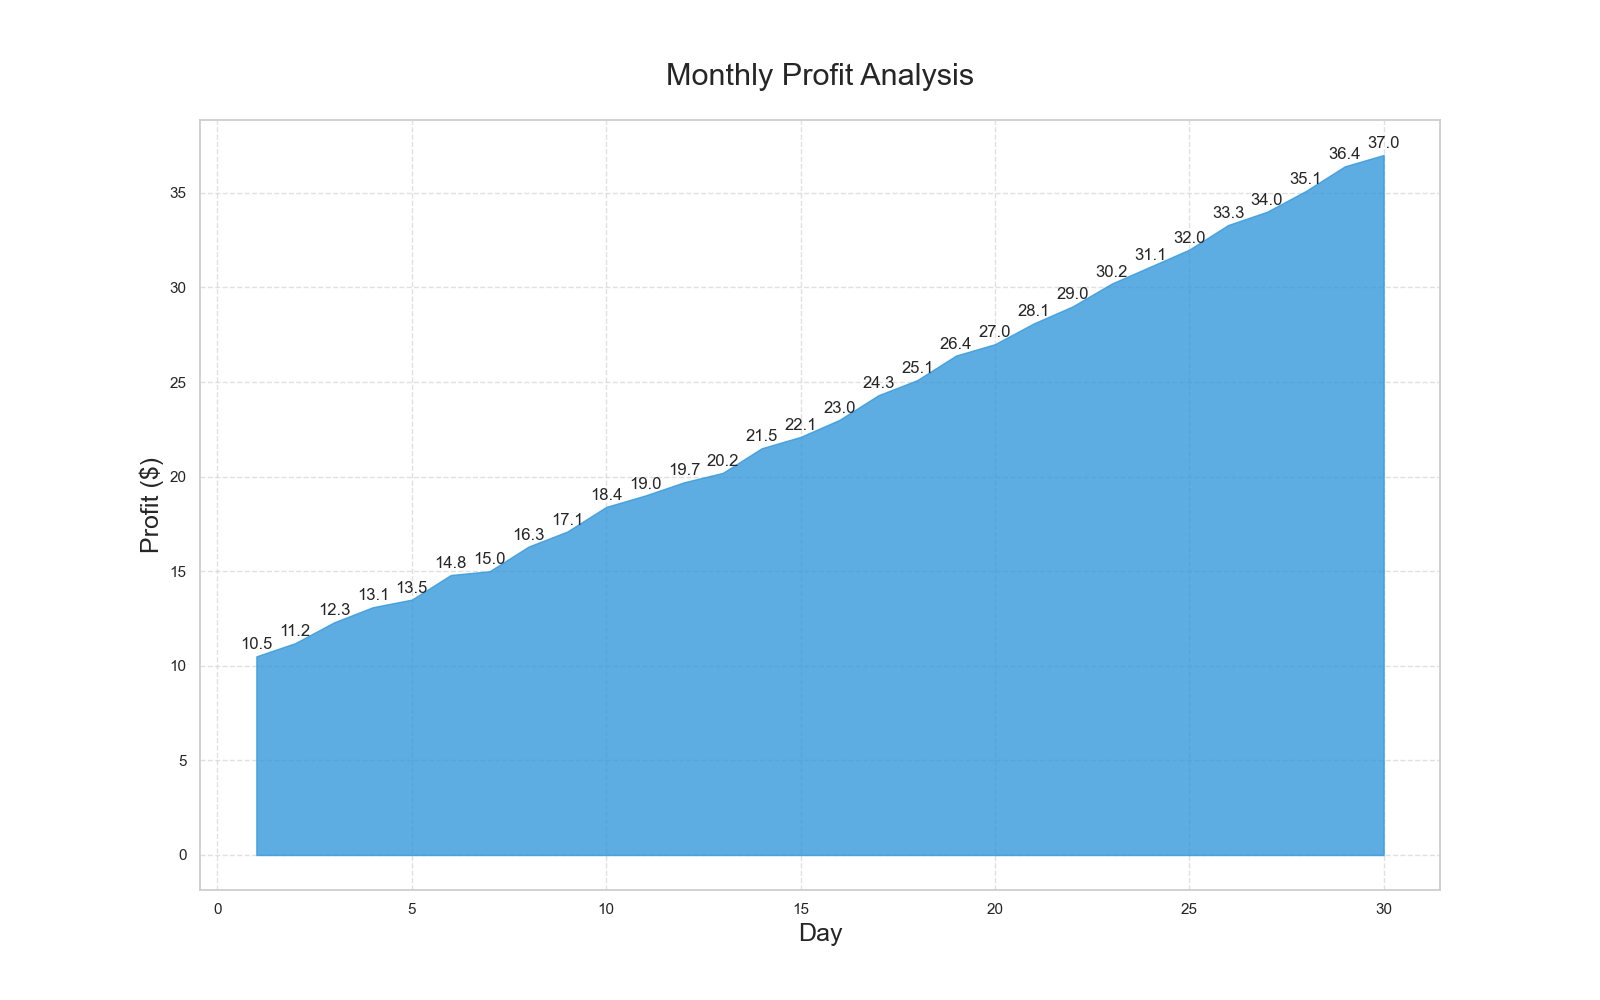

Python code for this plot:

import matplotlib.pyplot as plt
import pandas as pd

# Data
data = {
    "Day": list(range(1, 31)),
    "Profit": [10.5, 11.2, 12.3, 13.1, 13.5, 14.8, 15.0, 16.3, 17.1, 18.4, 19.0, 19.7, 20.2, 21.5, 22.1, 23.0, 24.3, 25.1, 26.4, 27.0, 28.1, 29.0, 30.2, 31.1, 32.0, 33.3, 34.0, 35.1, 36.4, 37.0]
}

# Create DataFrame
df = pd.DataFrame(data)

# Plot
fig, ax = plt.subplots(figsize=(16, 10))
ax.fill_between(df["Day"], df["Profit"], color="#3498db", alpha=0.8)

# Customizations
ax.set_title("Monthly Profit Analysis", fontsize=22, pad=25)
ax.set_xlabel("Day", fontsize=18)
ax.set_ylabel("Profit ($)", fontsize=18)
ax.grid(True, linestyle='--', alpha=0.6)

# Annotations
for i, txt in enumerate(df["Profit"]):
    ax.annotate(txt, (df["Day"][i], df["Profit"][i]), textcoords="offset points", xytext=(0,5), ha='center')

plt.show()
